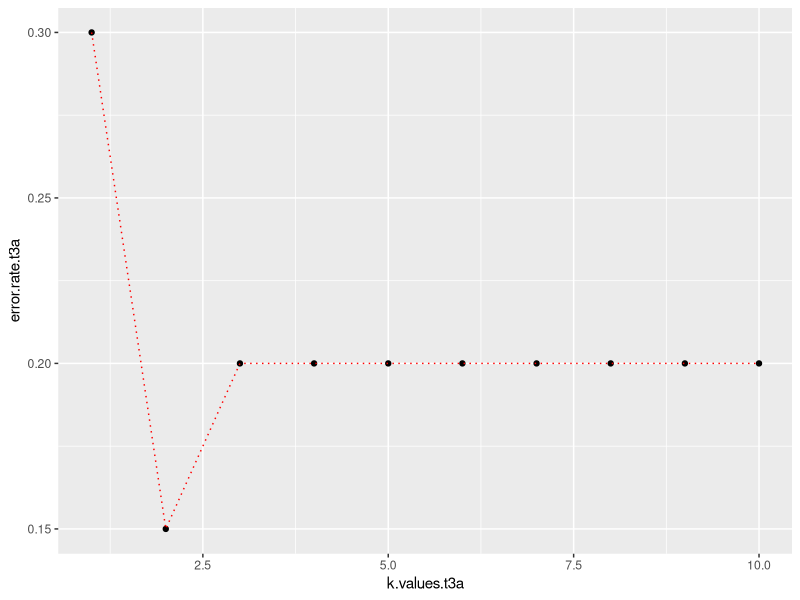

Recreate this plot in R.
df.t3a <- read.csv("t-3 Altman.csv")
#
scale.t3a <- scale(df.t3a[1:4])
#
var(scale.t3a[,1])
df.final.t3a <- cbind(scale.t3a,df.t3a[5])
#split
set.seed(101)
library(caTools)
sample.t3a <- sample.split(df.final.t3a$br, SplitRatio = 0.7)
train.t3a <- subset(df.final.t3a, sample.t3a == T)
test.t3a <- subset(df.final.t3a, sample.t3a == F)

#train the data
library(class)

predict.t3a <- knn(train.t3a[1:4], test.t3a[1:4], train.t3a$br, k = 2)
predict.t3a

#misclassification rate calculation 
mean(test.t3a$br !=predict.t3a)

# changing k values to get better results
predict.t3a <- NULL
error.rate.t3a <- NULL

for (i in 1:10) {
  set.seed(101)
  predict.t3a <- knn(train.t3a[1:4], test.t3a[1:4], train.t3a$br, k = i)
  error.rate.t3a[i] <- mean(test.t3a$br != predict.t3a)
}

#using elbow method to find k
library(ggplot2)
k.values.t3a <- 1:10
error.t3a <- data.frame(error.rate.t3a,k.values.t3a)

pl.t3a <- ggplot(error.t3a, aes(x=k.values.t3a, y=error.rate.t3a)) + geom_point() 
pl.t3a <- pl.t3a + geom_line(lty = "dotted", color = "red")
plot(pl.t3a)

# k = 2 is best
